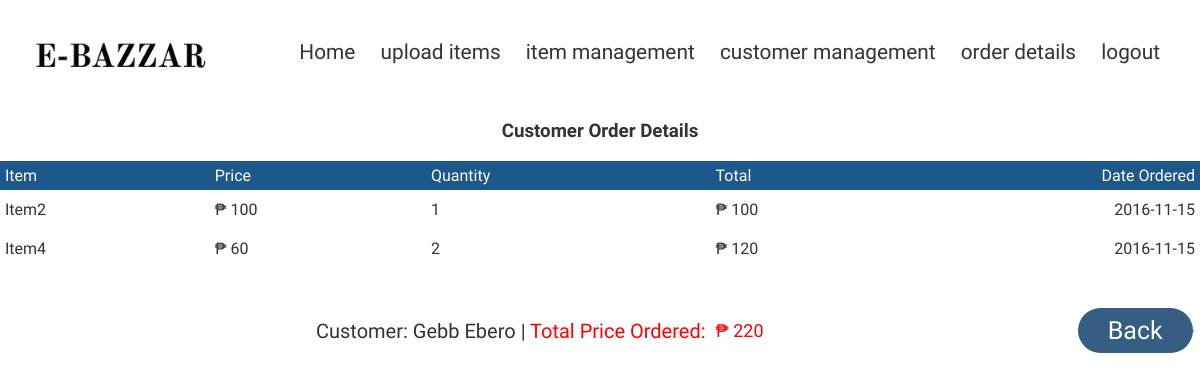
Screenshot of /admin/view_orders.php?view_id=4 (signed in) with the database file from the repository.
### tables this page shows
CREATE TABLE `orderdetails` (
  `order_id` int(10) unsigned NOT NULL AUTO_INCREMENT,
  `user_id` int(11) NOT NULL DEFAULT '0',
  `order_name` varchar(1000) NOT NULL DEFAULT '',
  `order_price` double NOT NULL DEFAULT '0',
  `order_quantity` int(10) unsigned NOT NULL DEFAULT '0',
  `order_total` double NOT NULL DEFAULT '0',
  `order_status` varchar(45) NOT NULL DEFAULT '',
  `order_date` date NOT NULL DEFAULT '0000-00-00',
  PRIMARY KEY (`order_id`),
  KEY `FK_orderdetails_1` (`user_id`),
  CONSTRAINT `FK_orderdetails_1` FOREIGN KEY (`user_id`) REFERENCES `users` (`user_id`) ON DELETE CASCADE ON UPDATE CASCADE
);

CREATE TABLE `users` (
  `user_id` int(11) NOT NULL AUTO_INCREMENT,
  `user_email` varchar(1000) NOT NULL,
  `user_password` varchar(1000) NOT NULL,
  `user_firstname` varchar(1000) NOT NULL,
  `user_lastname` varchar(1000) NOT NULL,
  `user_address` varchar(1000) NOT NULL,
  PRIMARY KEY (`user_id`)
);

### admin/view_orders.php (the view, shortened to what this page needs)
<?php
	require_once 'config.php';
	if(isset($_GET['view_id']) && !empty($_GET['view_id']))
	{
		$view_id = $_GET['view_id'];
		$stmt_edit = $DB_con->prepare('SELECT * FROM users WHERE user_id=:user_id');
		$stmt_edit->execute(array(':user_id'=>$view_id));
		$edit_row = $stmt_edit->fetch(PDO::FETCH_ASSOC);
		extract($edit_row);
	}
	else
	{
		header("Location: customers.php");
	}
?>
<!DOCTYPE html>
<html lang="en">
<head>
    <link rel="stylesheet" href="style.css">
    <link rel="stylesheet" href="https://stackpath.bootstrapcdn.com/font-awesome/4.7.0/css/font-awesome.min.css">
</head>
<body>
    <div id="wrapper">
        <div class="navbar">
              <div class="logo">
          <a class = "logo" href="dashboard.php"><img src="img/logo1.png" width="200px"></a>
        </div>
                <nav>
                    <ul>
                         <li><a href="dashboard.php">Home</a></li>
                        <li><a href="additems.php">upload items</a></li>
                        <li><a href="items.php">item management</a></li>
                        <li><a href="customers.php ">customer management</a></li>
                        <li><a href="orderdetails.php">order details</a></li>
                        <li><a href="logout.php">logout</a></li>
                    </ul>
                </nav>
            </div>
        <div id="page-wrapper">
			 <div class="alert alert-danger">
                          <center> <h3><strong>Customer Order Details</strong> </h3></center>
						  </div>
						  <br />
						  <div class="table-responsive">
            <table class="display table table-bordered" id="example" cellspacing="0" width="100%">
              <thead>
                <tr>
                  <th>Item</th>
                  <th>Price</th>
				  <th>Quantity</th>
                  <th>Total</th>
				  <th>Date Ordered</th>
                </tr>
              </thead>
              <tbody>
			  <?php
include("config.php");
	$stmt = $DB_con->prepare("SELECT * FROM orderdetails where user_id='$user_id' and order_status='Ordered'");
	$stmt->execute();
	if($stmt->rowCount() > 0)
	{
		while($row=$stmt->fetch(PDO::FETCH_ASSOC))
		{
			extract($row);
			?>
                <tr>
                 <td><?php echo $order_name; ?></td>
				 <td>&#8369; <?php echo $order_price; ?> </td>
				 <td><?php echo $order_quantity; ?></td>
				 <td>&#8369; <?php echo $order_total; ?></td>
				  <td><?php echo $order_date; ?></td>
                </tr>
              <?php
		}
		include("config.php");
		 $stmt_edit = $DB_con->prepare("select sum(order_total) as totalx from orderdetails where user_id=:user_id and order_status='Ordered'");
		$stmt_edit->execute(array(':user_id'=>$user_id));
		$edit_row = $stmt_edit->fetch(PDO::FETCH_ASSOC);
		extract($edit_row);
		echo "<tr>";
		echo "<td colspan='3' align='right' style='font-size:20px;'>Customer: ".$user_firstname." ".$user_lastname." | <span style='color:red'>Total Price Ordered:</span>";
		echo "</td>";
		echo "<td style='font-size:18px;'><span style='color:red;'>&#8369; ".$totalx."</span>";
		echo "</td>";
		 echo "<td>";
		 echo "<a class='btn btn-danger' href='customers.php'><span class='glyphicon glyphicon-backward'></span> Back<a/>'";
		 echo "</td>";
		echo "</tr>";
		echo "</tbody>";
		echo "</table>";
		echo "</div>";
		echo "</div>";
	}
?>
	</div>
	<br />
	<br />
</body>
</html>

### admin/style.css (style rules this page uses)
* { margin: 0; padding: 0; box-sizing: border-box; }
body { color: #333333; font-family: 'Amiri', serif; height: 3000px; flex-basis: 25%; }
.navbar { height: 15vh; display: flex; align-items: center; padding: 20px; font-size: 130%; }
nav { flex: 1; text-align: right; height: 5vh; }
nav ul { display: inline-block; list-style-type: none; }
nav ul li { display: inline-block; margin-right: 20px; }
a { text-decoration: none; color: #333333; }
img { max-width: 400px; }
.btn { display: inline-block; background: #365E82; color: rgb(255, 255, 255); padding: 8px 30px; margin: 30px 0; border-radius: 30px; margin-left: 90px; font-size: 25px; }
table { width: 100%; border-collapse: collapse; }
th { text-align: left; padding: 5px; color: #fff; background: #1d588b; font-weight: normal; }
td { padding: 10px 5px; }
td a { color: #3BC6B6; font-size: 13px; }
td:last-child { text-align: right; }
th:last-child { text-align: right; }

### rows the page displays
orderdetails: order_name "Item2", order_price "100", order_quantity "1", order_total "100", order_date "2016-11-15"
orderdetails: order_name "Item4", order_price "60", order_quantity "2", order_total "120", order_date "2016-11-15"
users: user_firstname "Gebb", user_lastname "Ebero"

### other values shown
$totalx "220"
